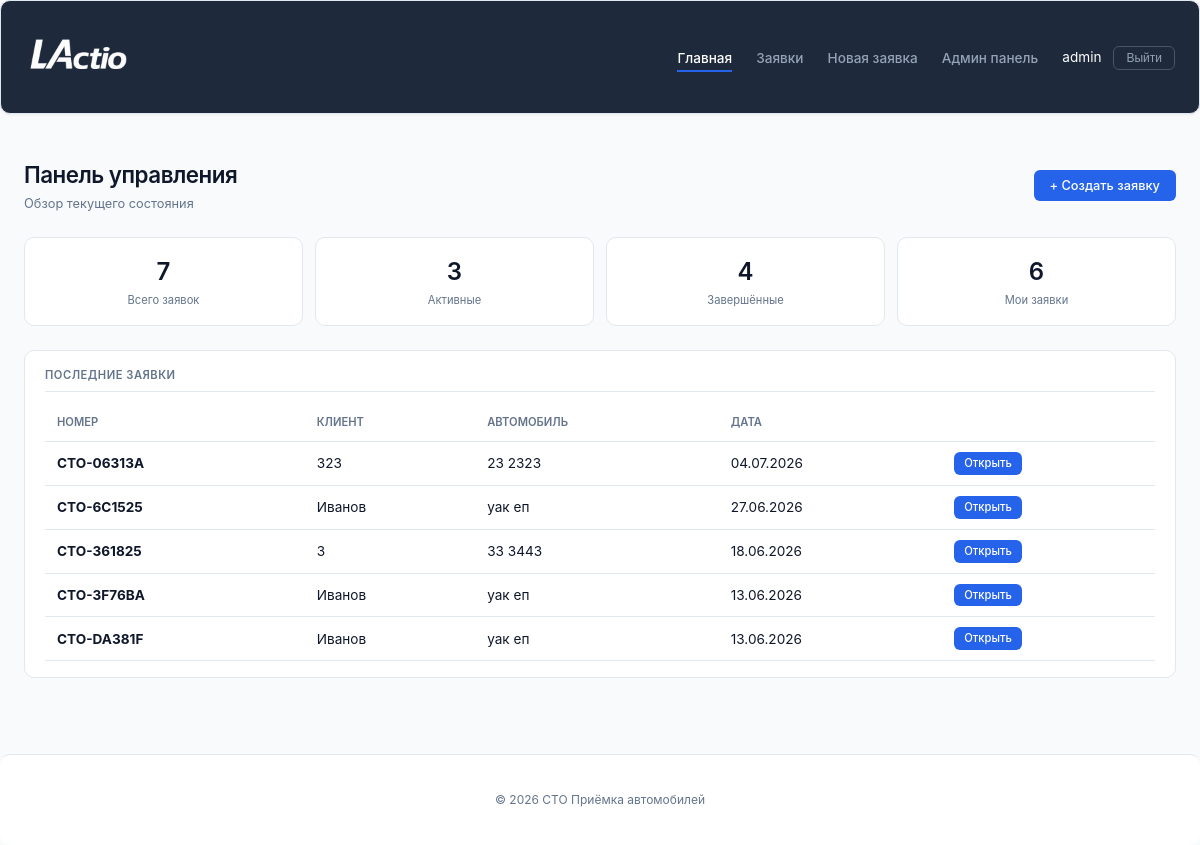
Screenshot of / (signed in) with the database file from the repository.
### service_reception/models.py (models this page shows, shortened)
class User(AbstractUser):
    POSITION_CHOICES = [
        ('admin', 'Администратор'),
        ('receptionist', 'Приёмщик'),
        ('master', 'Мастер'),
    ]
    phone = models.CharField(max_length=20, blank=True, verbose_name='Телефон')
    position = models.CharField(max_length=50, choices=POSITION_CHOICES, default='receptionist', verbose_name='Должность')
    avatar = models.ImageField(upload_to='avatars/', blank=True, null=True, verbose_name='Фото')
    is_approved = models.BooleanField(default=False, verbose_name='Подтверждён администратором')
    class Meta:
        verbose_name = 'Пользователь'
        verbose_name_plural = 'Пользователи'

class RepairRequest(models.Model):
    STATUS_CHOICES = [
        ('draft', 'Черновик'),
        ('active', 'Активна'),
        ('completed', 'Завершена'),
        ('cancelled', 'Отменена'),
    ]
    request_number = models.CharField(max_length=20, unique=True, editable=False)
    receptionist = models.ForeignKey(User, on_delete=models.CASCADE)
    reception_date = models.DateField()
    reception_time = models.TimeField()
    client_name = models.CharField(max_length=200)
    client_phone = models.CharField(max_length=20)
    car_brand = models.CharField(max_length=100)
    car_model = models.CharField(max_length=100)
    license_plate = models.CharField(max_length=20, blank=True)
    vin = models.CharField(max_length=17, blank=True)
    work_types = models.ManyToManyField('WorkType', blank=True)
    issue_description = models.TextField()
    notes = models.TextField(blank=True)
    dashboard_photo = models.ImageField(
        upload_to='dashboard/',
        blank=True,
        null=True,
        verbose_name='Фото приборной панели'
    )
    mileage = models.IntegerField(
        null=True,
        blank=True,
        verbose_name='Пробег (км)'
    )
    status = models.CharField(max_length=20, choices=STATUS_CHOICES, default='draft')

### service_reception/views.py (the view, shortened to what this page needs)
# urls.py: path('', views.home, name='home'),
def home(request):
    if request.user.is_authenticated:
        if request.user.is_staff:
            all_requests = RepairRequest.objects.all()
            my_requests = RepairRequest.objects.filter(receptionist=request.user)
            total_requests = all_requests.count()
            total_active = all_requests.filter(status='active').count()
            total_completed = all_requests.filter(status='completed').count()
            my_requests_count = my_requests.count()
            recent_requests = all_requests.order_by('-reception_date')[:5]
    else:
        total_requests = 0
        total_active = 0
        total_completed = 0
        my_requests_count = 0
        recent_requests = []
    context = {
        'total_requests': total_requests,
        'total_active': total_active,
        'total_completed': total_completed,
        'my_requests_count': my_requests_count,
        'recent_requests': recent_requests,
    }
    return render(request, 'reception/home.html', context)

### service_reception/templates/reception/home.html (shortened to what this page needs)
{% extends 'reception/base.html' %}
{% load static %}
{% block content %}
<div class="page_header">
    <div>
        <div class="title">Панель управления</div>
        <div class="subtitle">Обзор текущего состояния</div>
    </div>
    <div class="actions">
        <a href="{% url 'service_reception:request_create' %}" class="btn btn_primary">+ Создать заявку</a>
    </div>
</div>
<div class="stat_grid">
    <div class="stat_card">
        <div class="stat_card_number">{{ total_requests }}</div>
        <div class="stat_card_label">Всего заявок</div>
    </div>
    <div class="stat_card">
        <div class="stat_card_number">{{ total_active }}</div>
        <div class="stat_card_label">Активные</div>
    </div>
    <div class="stat_card">
        <div class="stat_card_number">{{ total_completed }}</div>
        <div class="stat_card_label">Завершённые</div>
    </div>
    <div class="stat_card">
        <div class="stat_card_number">{{ my_requests_count }}</div>
        <div class="stat_card_label">Мои заявки</div>
    </div>
</div>
<div class="card">
    <div class="card_header">Последние заявки</div>
    {% if recent_requests %}
    <div class="table_wrapper">
        <table class="data_table">
            <thead>
                <tr>
                    <th class="data_table_header">Номер</th>
                    <th class="data_table_header">Клиент</th>
                    <th class="data_table_header">Автомобиль</th>
                    <th class="data_table_header">Дата</th>
                    <th class="data_table_header"></th>
                </tr>
            </thead>
            <tbody>
                {% for req in recent_requests %}
                <tr>
                    <td class="data_table_cell"><strong>{{ req.request_number }}</strong></td>
                    <td class="data_table_cell">{{ req.client_name }}</td>
                    <td class="data_table_cell">{{ req.car_brand }} {{ req.car_model }}</td>
                    <td class="data_table_cell">{{ req.reception_date|date:"d.m.Y" }}</td>
                    <td class="data_table_cell">
                        <a href="{% url 'service_reception:request_detail' req.pk %}" class="btn btn_primary btn_small">Открыть</a>
                    </td>
                </tr>
                {% endfor %}
            </tbody>
        </table>
    </div>
    {% else %}
    <div class="empty_state">Нет заявок</div>
    {% endif %}
</div>
{% endblock %}

### service_reception/templates/reception/base.html (shortened to what this page needs)
{% load static %}
<!DOCTYPE html>
<html lang="ru">
<head>
    <link rel="stylesheet" href="{% static 'css/style.css' %}">
</head>
<body>
    <nav class="navbar_custom">
        <div class="main_container">
            <div class="nav_inner">
                <a class="navbar_brand" href="{% url 'service_reception:home' %}">
                    <img src="{% static 'images/logoo.png' %}" alt="СТО Приёмка" class="logo_img" style="height: 48px !important; width: auto !important;">
                </a>
                <ul class="navbar_menu">
                    <li><a class="navbar_link {% if request.path == '/' %}active{% endif %}" href="{% url 'service_reception:home' %}">Главная</a></li>
                    <li><a class="navbar_link {% if request.path == '/requests/' %}active{% endif %}" href="{% url 'service_reception:request_list' %}">Заявки</a></li>
                    <li><a class="navbar_link {% if request.path == '/requests/create/' %}active{% endif %}" href="{% url 'service_reception:request_create' %}">Новая заявка</a></li>
                    {% if user.is_authenticated %}
                        {% if user.is_staff %}
                        <li><a class="navbar_link {% if '/admin-panel/' in request.path %}active{% endif %}" href="{% url 'service_reception:admin_dashboard' %}">Админ панель</a></li>
                        {% endif %}
                        <li class="nav_user">
                            <span class="nav_username">{{ user.get_full_name|default:user.username }}</span>
                            <form method="post" action="{% url 'service_reception:logout' %}" class="nav_logout_form">
                                <button type="submit" class="btn_logout">Выйти</button>
                            </form>
                        </li>
                    {% else %}
                        <li><a class="btn btn_login" href="{% url 'service_reception:login' %}">Вход</a></li>
                        <li><a class="btn btn_register" href="{% url 'service_reception:register' %}">Регистрация</a></li>
                    {% endif %}
                </ul>
            </div>
        </div>
    </nav>
    <main class="main_container">
        {% block content %}{% endblock %}
    </main>
    <footer class="footer_custom">
        <div class="main_container">
            <p>© {% now "Y" %} СТО Приёмка автомобилей</p>
        </div>
    </footer>
</body>
</html>

### rows the page displays
User: get_full_name "admin"
RepairRequest: request_number "СТО-06313A", client_name "323", car_brand "23", car_model "2323", reception_date "04.07.2026"
RepairRequest: request_number "СТО-6C1525", client_name "Иванов", car_brand "уак", car_model "еп", reception_date "27.06.2026"
RepairRequest: request_number "СТО-361825", client_name "3", car_brand "33", car_model "3443", reception_date "18.06.2026"
RepairRequest: request_number "СТО-3F76BA", client_name "Иванов", car_brand "уак", car_model "еп", reception_date "13.06.2026"
RepairRequest: request_number "СТО-DA381F", client_name "Иванов", car_brand "уак", car_model "еп", reception_date "13.06.2026"

### other values shown
{{ total_requests }} "7"
{{ total_active }} "3"
{{ total_completed }} "4"
{{ my_requests_count }} "6"
